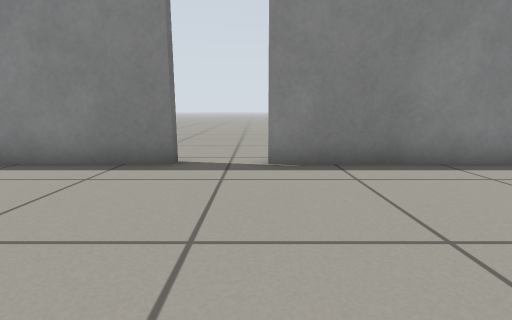
View 1 (above)

24 first-person views from a walk through a Gazebo world. The camera is 0.5 m above the floor, tilts 10° down and sees 85° across. The floor is counted in squares, 0.5 m on a side. Each view is taken from the middle of a square. On the plan, view 1 faces up. The plan holds only what a view shows up to about 11 squares ahead; the rest is blank.

View 2
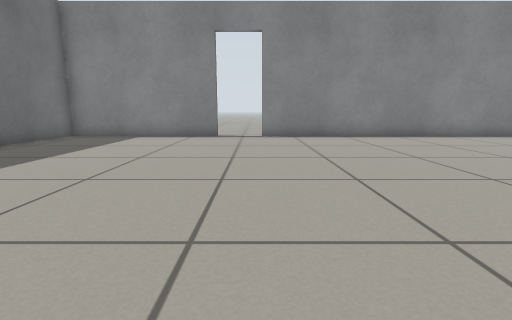

View 3
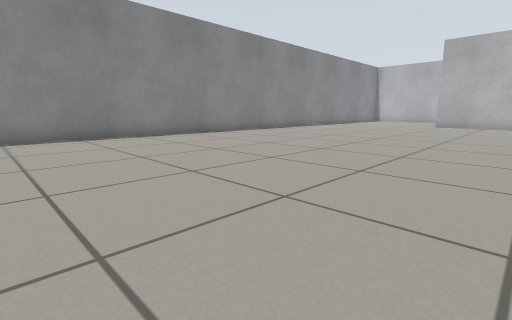

View 4
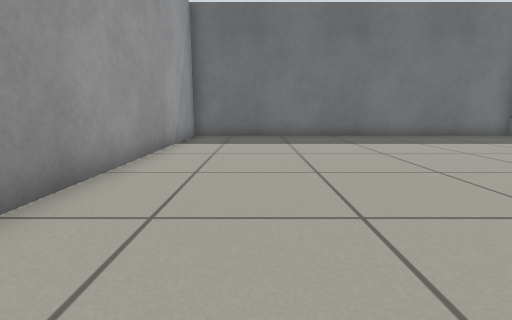

View 5
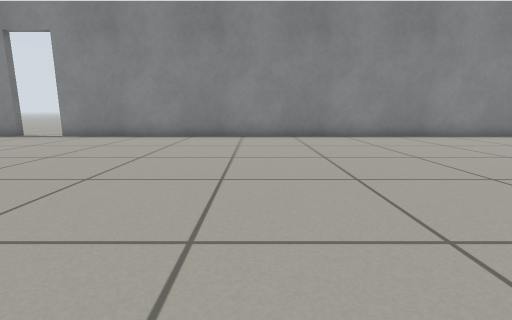

View 6
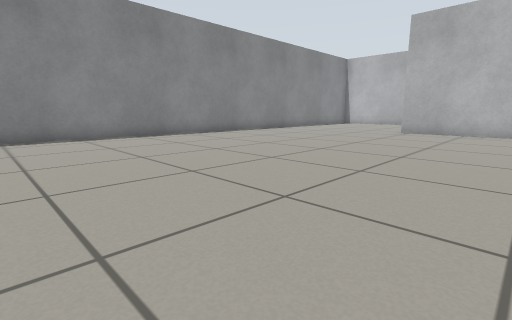

View 7
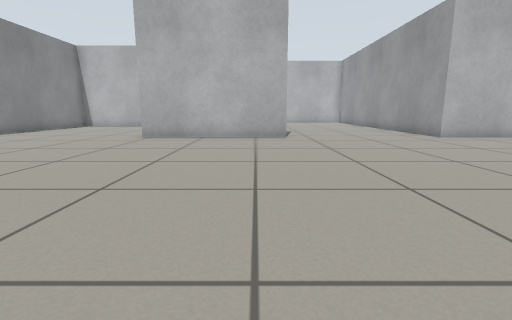

View 8
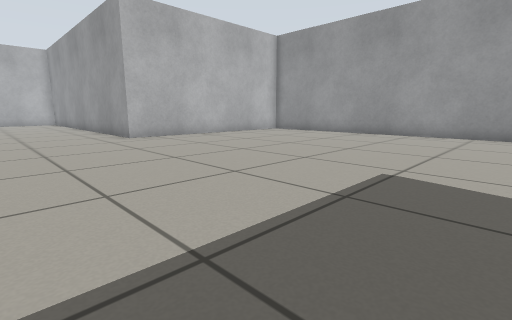

View 9
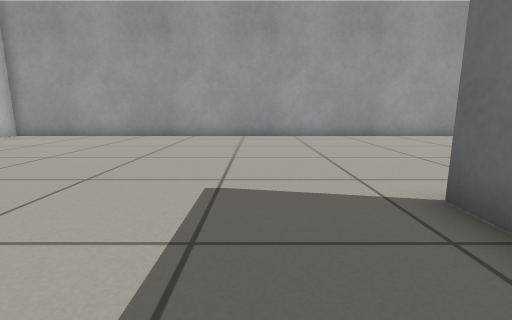

View 10
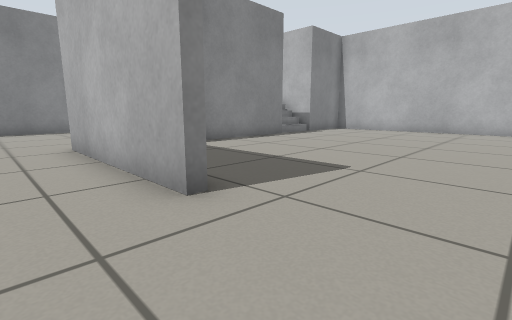

View 11
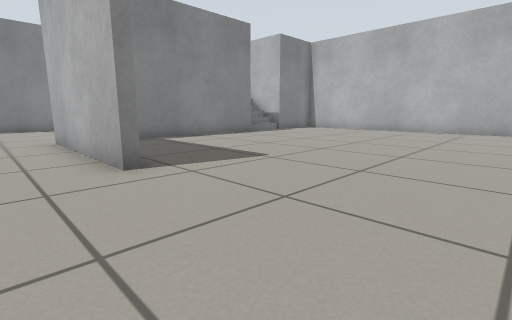

View 12
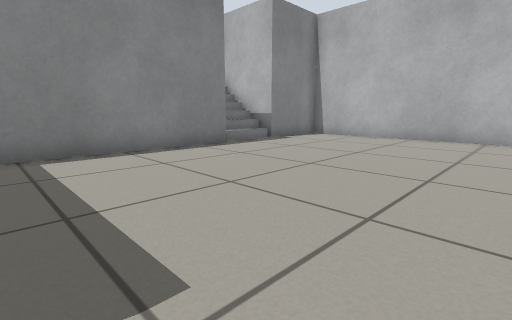

View 13
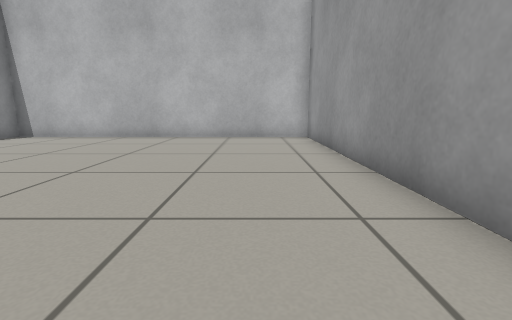

View 14
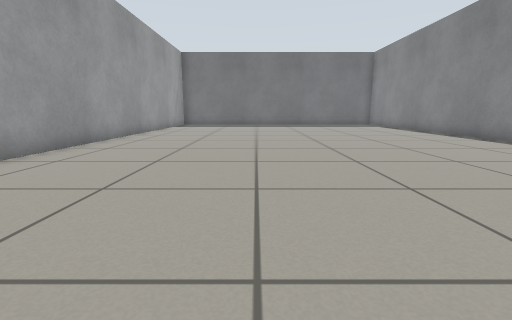

View 15
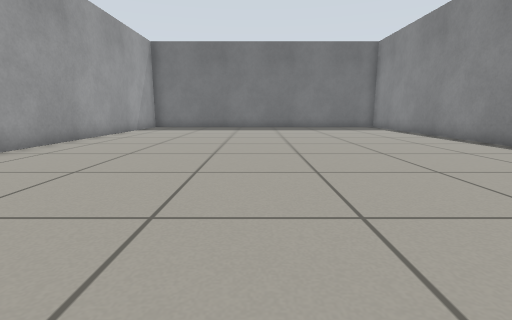

View 16
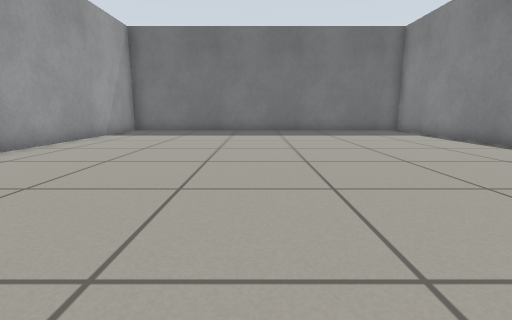

View 17
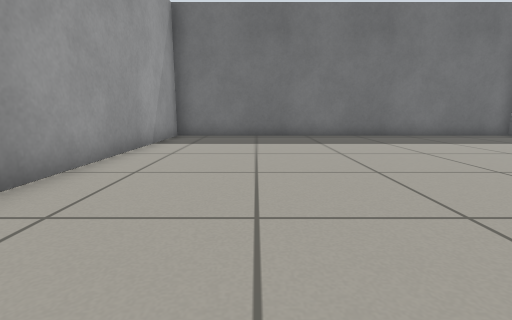

View 18
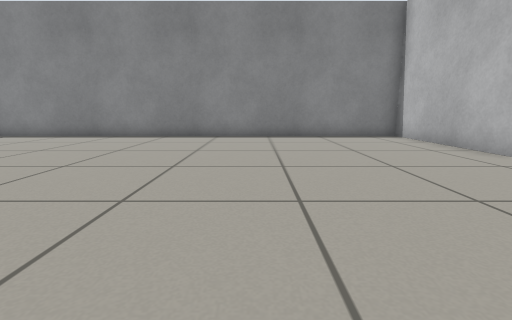

View 19
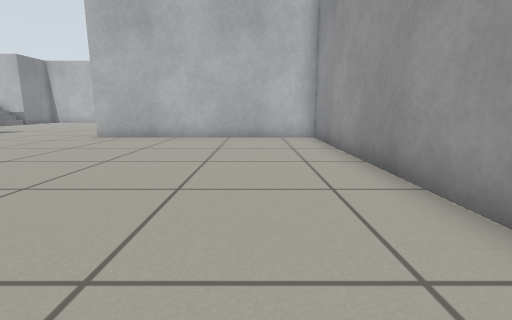

View 20
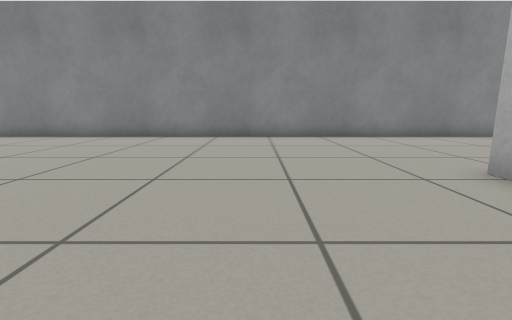

View 21
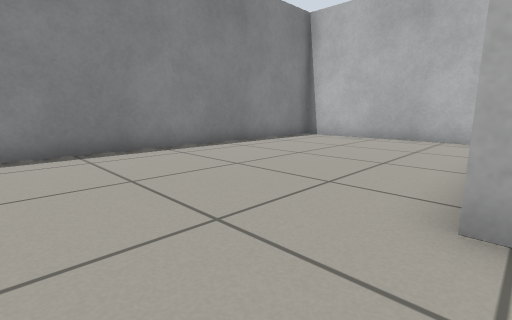

View 22
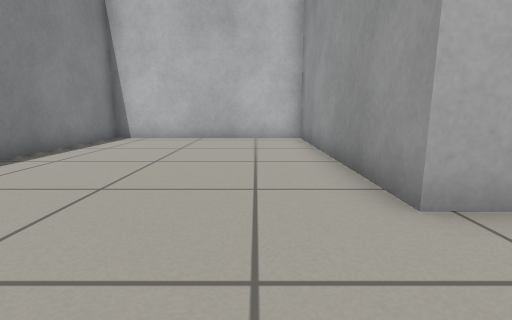

View 23
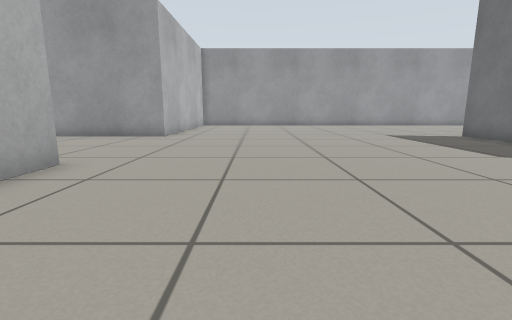

View 24
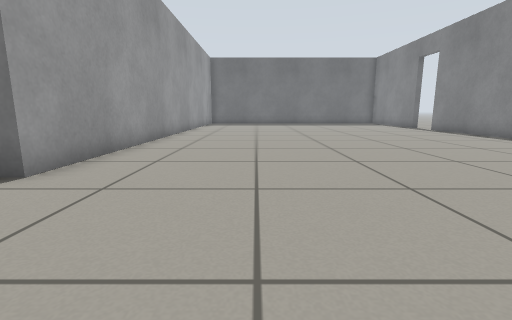

### Floor plan
Points are (right, up) in squares from view 1. A wall is a line through its corners. A room is listed if a view was taken in it or the views show most of it. See-through windows are left out.
Room 1 (views 1, 2, 3, 4, 5, 6, 7, 8, 9, 10, 11, 14, 15, 16, 17, 18, 19, 20, 21, 22, 23, 24)
walls: (10.9, -10.8) (10.9, -13); (3.4, -7.5) (10.9, -7.5) (10.9, -7.9); (10.6, -13) (10.6, -7.8) (-5.1, -7.8); (22.7, -7.3) (22.7, -1.7) (30.4, -1.7) (30.4, 2); (-1.6, 5.2) (-7.3, 5.2) (-7.3, -7.5) (1.4, -7.5); (-7.3, -7.9) (-7.3, -21.2) (22.7, -21.2) (22.7, -13); (29.8, 5.2) (0.2, 5.2)
ways out: opening at (23, -10) to room 2; open door at (-0.5, 5)
Room 2 (views 12, 13)
walls: (30.8, -2) (25, -2); (22.7, -13) (35.8, -13) (35.8, -2) (33, -2) (33, -0.1)
ways out: opening at (23, -10) to room 1

Where each view was taken, in squares from view 1:
view 1: 0 up, 0 right, facing up
view 2: 6 down, 0 right, facing up
view 3: 6 down, 3 right, facing up-right
view 4: 5 down, 4 right, facing left
view 5: 6 down, 8 right, facing up
view 6: 6 down, 9 right, facing up-right
view 7: 6 down, 12 right, facing right
view 8: 9 down, 12 right, facing down-right
view 9: 10 down, 13 right, facing down
view 10: 10 down, 21 right, facing up-right
view 11: 12 down, 21 right, facing up-right
view 12: 9 down, 25 right, facing up-right
view 13: 11 down, 25 right, facing right
view 14: 16 down, 13 right, facing left
view 15: 15 down, 10 right, facing left
view 16: 15 down, 7 right, facing left
view 17: 18 down, 4 right, facing left
view 18: 19 down, 5 right, facing up
view 19: 19 down, 12 right, facing right
view 20: 6 down, 19 right, facing up
view 21: 2 down, 20 right, facing up-right
view 22: 0 up, 20 right, facing right
view 23: 2 down, 19 right, facing down
view 24: 4 down, 15 right, facing left
